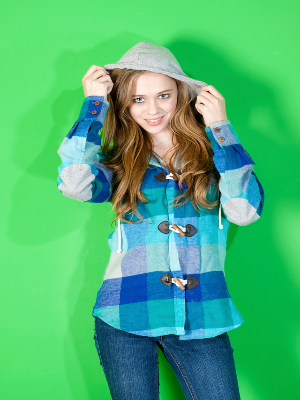
#> input picture opencv_demo/data/green_back.png, 300 x 400 px
$ python lab_13_1.py
#> lines starting #> are read from the running program, lines starting #| are printed output that depends on the picture; after the words box and inside, x2 and y2 are one past the last pixel; in counts of white or black regions, pixels touching at a corner belong together
#
# 따라하며 배우는 파이썬과 데이터과학(생능출판사 2020)
# LAB 13-1 합성 사진 만들기 2, 359쪽
#
import numpy as np
import cv2

img1 = cv2.imread('data/green_back.png')       # 전경 이미지 읽기
#> img1 is the input picture: shape (400, 300, 3); mean B, G, R 117.6, 180.5, 74
img2 = cv2.imread('data/iceberg.jpg')          # 배경 이미지 읽기
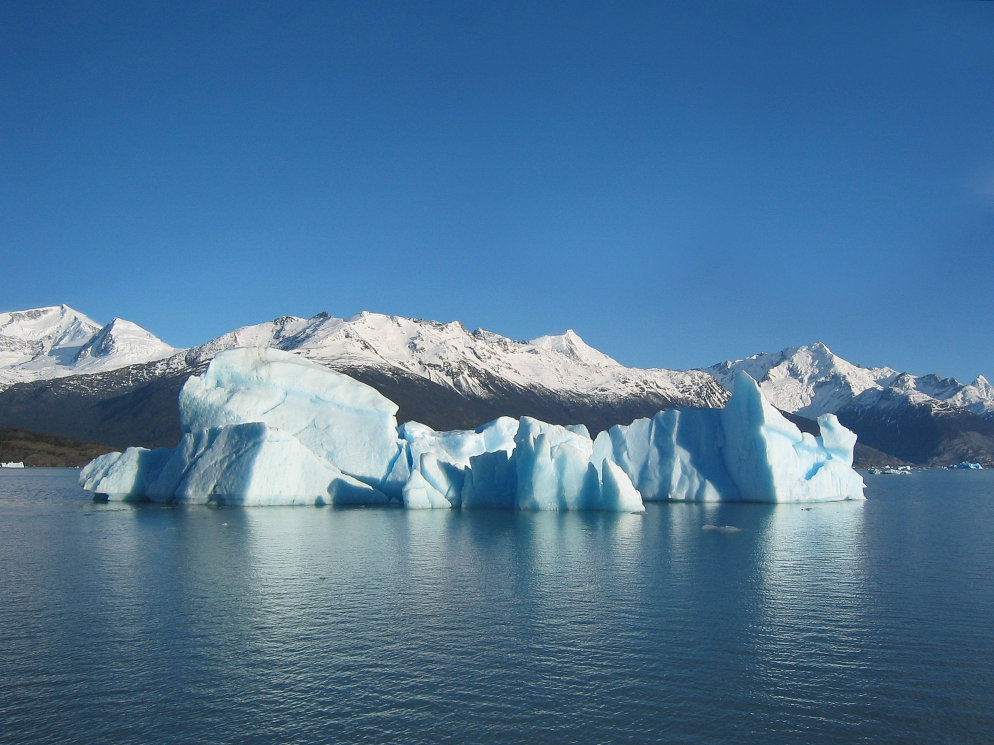
#> input picture opencv_demo/data/iceberg.jpg, 1987 x 1490 px (shown at 1/2 size)
#> img2 is the input picture: shape (1490, 1987, 3); mean B, G, R 151, 117.4, 77.6

front_image = cv2.resize(img1, (300, 400))
back_image = cv2.resize(img2, (300, 400))
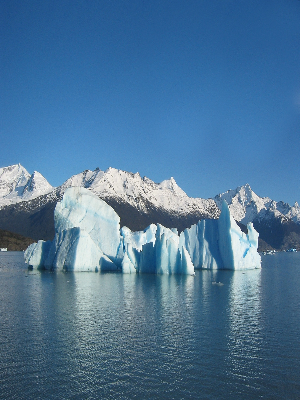
#> back_image: shape (400, 300, 3); mean B, G, R 150.9, 117.2, 77.5

img_hsv = cv2.cvtColor(front_image, cv2.COLOR_BGR2HSV)   # HSV 공간으로 옮김
#> img_hsv: shape (400, 300, 3); mean H, S, V 69.5, 171.5, 192.1
l_bound = np.array([40, 100, 50])                 # 녹색 색상의 하한
u_bound = np.array([80, 255, 255])                # 녹색 색상의 상한

my_mask  = cv2.inRange(img_hsv, l_bound, u_bound)   # 녹색 픽셀 찾기
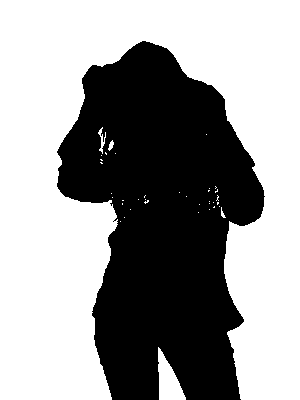
#> my_mask: shape (400, 300); 59.8% white; 1 black region, box (x1, y1, x2, y2) and area: (57, 41, 265, 400) 48228
mask_inv = cv2.bitwise_not(my_mask)                 # 녹색이 아닌 픽셀 찾기

# 녹색 픽셀들만 추출하기
extracted = cv2.bitwise_and(front_image, front_image, mask = my_mask)
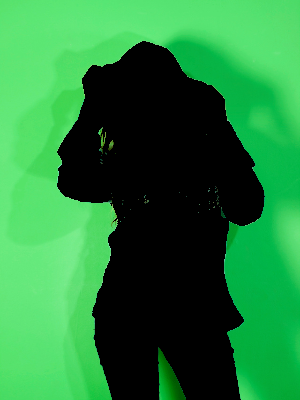
#> extracted: shape (400, 300, 3); mean B, G, R 58.7, 126.2, 37.9
# 녹색 아닌 픽셀만 추출하기
removed = cv2.bitwise_and(front_image, front_image, mask = mask_inv)
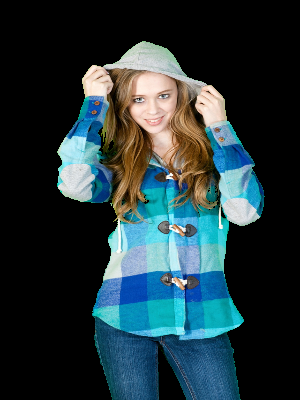
#> removed: shape (400, 300, 3); mean B, G, R 58.9, 54.3, 36.1
# 녹색과 겹치는 배경 추출
background = cv2.bitwise_and(back_image, back_image, mask = my_mask)
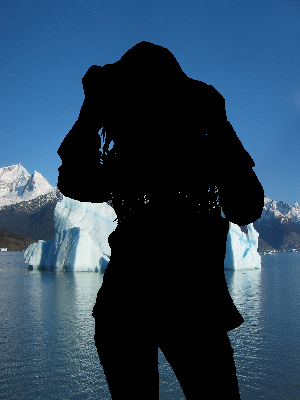
#> background: shape (400, 300, 3); mean B, G, R 87.5, 66.2, 42.3
# 녹색 제거 전경 + 배경
merged = cv2.bitwise_or(removed, background)
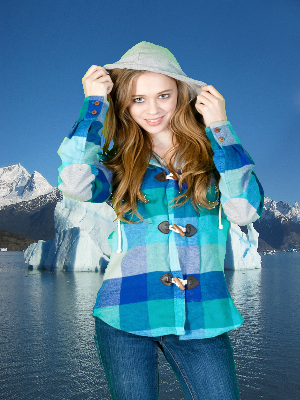
#> merged: shape (400, 300, 3); mean B, G, R 146.4, 120.5, 78.4

cv2.imshow('mask', my_mask)
cv2.imshow('mask_inv', mask_inv)
cv2.imshow('removed', removed)
cv2.imshow('extracted', extracted)
cv2.imshow('background', background)
cv2.imshow('merged', merged)

# 다음 두 행은 키보드 입력을 기다렸다가 모든 창을 끄고 종료하는 코드로 향후 코드에서는 생략함
cv2.waitKey(0)                       # 사용자 입력을 기다림
cv2.destroyAllWindows()              # 모든 창을 없애고 프로그램 종료
